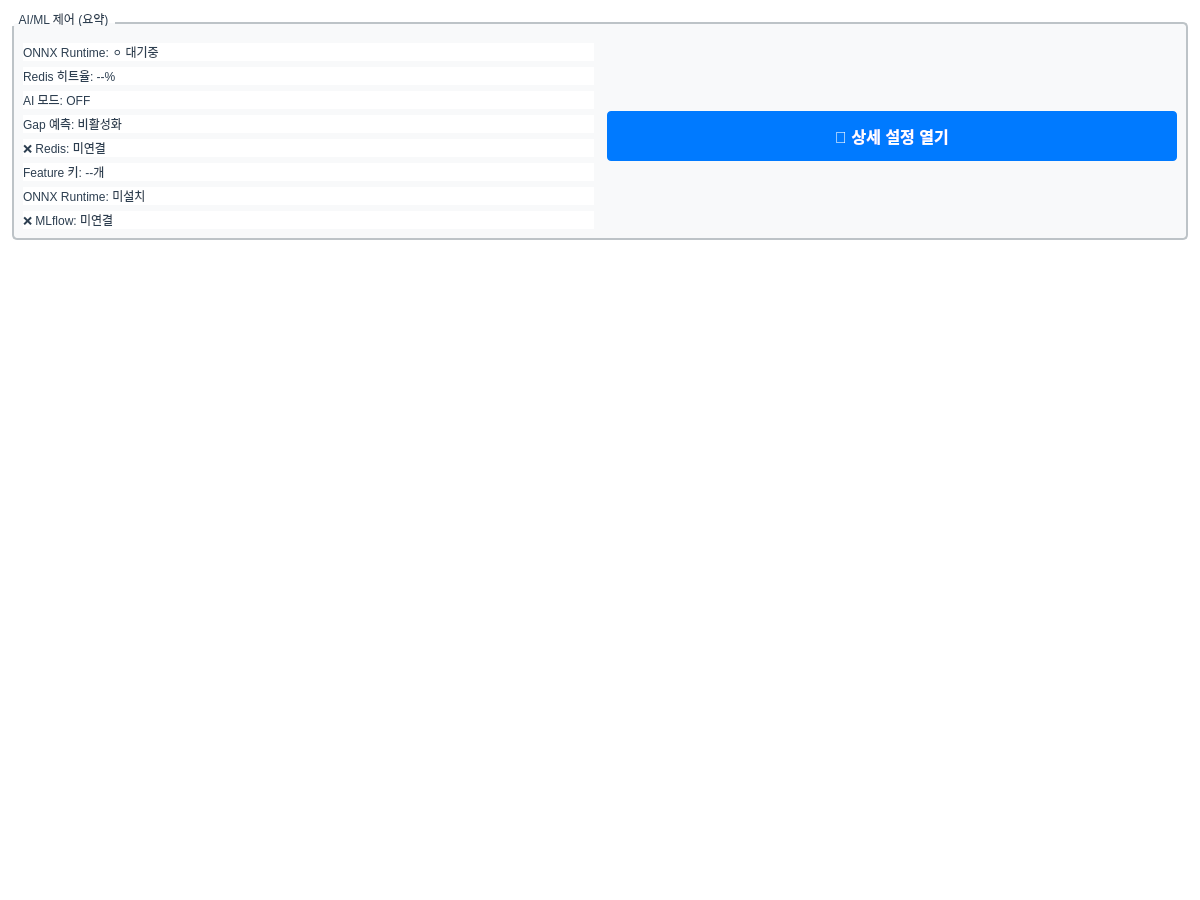
<?xml version="1.0" encoding="UTF-8"?>
<ui version="4.0">
 <class>AIMLTab</class>
 <widget class="QWidget" name="AIMLTab">
  <property name="geometry">
   <rect>
    <x>0</x>
    <y>0</y>
    <width>1200</width>
    <height>900</height>
   </rect>
  </property>
  <property name="windowTitle">
   <string>AI/ML 제어</string>
  </property>
  <property name="styleSheet">
   <string notr="true">QWidget {
    background-color: #FFFFFF;
    color: #2C3E50;
    font-family: "맑은 고딕", "Segoe UI";
    font-size: 9pt;
}
QPushButton {
    background-color: #007AFF;
    color: #FFFFFF;
    border: none;
    border-radius: 4px;
    padding: 6px 12px;
    font-weight: bold;
}
QPushButton:hover {
    background-color: #0055CC;
}
QPushButton:disabled {
    background-color: #BDC3C7;
    color: #7F8C8D;
}
QGroupBox {
    border: 2px solid #BDC3C7;
    border-radius: 5px;
    margin-top: 10px;
    padding-top: 10px;
    background-color: #F8F9FA;
}
QGroupBox::title {
    subcontrol-origin: margin;
    subcontrol-position: top left;
    padding: 0 5px;
    color: #2C3E50;
    font-weight: bold;
}</string>
  </property>
  <layout class="QVBoxLayout" name="verticalLayout">
   <property name="spacing">
    <number>8</number>
   </property>
   <property name="leftMargin">
    <number>12</number>
   </property>
   <property name="topMargin">
    <number>12</number>
   </property>
   <property name="rightMargin">
    <number>12</number>
   </property>
   <property name="bottomMargin">
    <number>12</number>
   </property>
   <item>
    <widget class="QGroupBox" name="groupSummary">
     <property name="title">
      <string>AI/ML 제어 (요약)</string>
     </property>
     <layout class="QHBoxLayout" name="hlSummary">
      <item>
       <layout class="QVBoxLayout" name="vlStatus">
        <item>
         <widget class="QLabel" name="label_summary_onnx">
          <property name="text">
           <string>ONNX Runtime: ⚪ 대기중</string>
          </property>
         </widget>
        </item>
        <item>
         <widget class="QLabel" name="label_summary_redis">
          <property name="text">
           <string>Redis 히트율: --%</string>
          </property>
         </widget>
        </item>
        <item>
         <widget class="QLabel" name="label_summary_mode">
          <property name="text">
           <string>AI 모드: OFF</string>
          </property>
         </widget>
        </item>
        <item>
         <widget class="QLabel" name="label_summary_gap">
          <property name="text">
           <string>Gap 예측: 비활성화</string>
          </property>
         </widget>
        </item>
        <item>
         <widget class="QLabel" name="label_redis_status">
          <property name="text">
           <string>❌ Redis: 미연결</string>
          </property>
         </widget>
        </item>
        <item>
         <widget class="QLabel" name="label_feature_count">
          <property name="text">
           <string>Feature 키: --개</string>
          </property>
         </widget>
        </item>
        <item>
         <widget class="QLabel" name="label_onnx_status">
          <property name="text">
           <string>ONNX Runtime: 미설치</string>
          </property>
         </widget>
        </item>
        <item>
         <widget class="QLabel" name="label_mlflow_status">
          <property name="text">
           <string>❌ MLflow: 미연결</string>
          </property>
         </widget>
        </item>
       </layout>
      </item>
      <item>
       <spacer name="spacerSummary">
        <property name="orientation">
         <enum>Qt::Horizontal</enum>
        </property>
       </spacer>
      </item>
      <item>
       <widget class="QPushButton" name="btn_open_aiml_detail">
        <property name="text">
         <string>🔧 상세 설정 열기</string>
        </property>
        <property name="minimumSize">
         <size><width>180</width><height>50</height></size>
        </property>
        <property name="styleSheet">
         <string notr="true">background-color: #007AFF; color: white; font-size: 12pt; font-weight: bold;</string>
        </property>
       </widget>
      </item>
     </layout>
    </widget>
   </item>
   <item>
    <spacer name="verticalSpacer">
     <property name="orientation">
      <enum>Qt::Vertical</enum>
     </property>
     <property name="sizeHint" stdset="0">
      <size><width>20</width><height>400</height></size>
     </property>
    </spacer>
   </item>
  </layout>
 </widget>
 <resources/>
 <connections/>
</ui>
